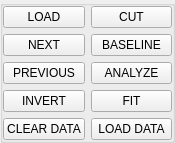
       <widget class="QGroupBox" name="groupBox">
        <property name="sizePolicy">
         <sizepolicy hsizetype="Fixed" vsizetype="Fixed">
          <horstretch>0</horstretch>
          <verstretch>0</verstretch>
         </sizepolicy>
        </property>
        <property name="minimumSize">
         <size>
          <width>175</width>
          <height>0</height>
         </size>
        </property>
        <property name="maximumSize">
         <size>
          <width>175</width>
          <height>150</height>
         </size>
        </property>
        <property name="alignment">
         <set>Qt::AlignCenter</set>
        </property>
        <layout class="QGridLayout" name="gridLayout_2">
         <property name="leftMargin">
          <number>0</number>
         </property>
         <property name="topMargin">
          <number>0</number>
         </property>
         <property name="rightMargin">
          <number>0</number>
         </property>
         <property name="bottomMargin">
          <number>0</number>
         </property>
         <item row="0" column="0">
          <widget class="QPushButton" name="loadbutton">
           <property name="sizePolicy">
            <sizepolicy hsizetype="Expanding" vsizetype="Expanding">
             <horstretch>0</horstretch>
             <verstretch>0</verstretch>
            </sizepolicy>
           </property>
           <property name="minimumSize">
            <size>
             <width>70</width>
             <height>0</height>
            </size>
           </property>
           <property name="maximumSize">
            <size>
             <width>16777215</width>
             <height>16777215</height>
            </size>
           </property>
           <property name="font">
            <font>
             <family>Arial</family>
             <pointsize>9</pointsize>
             <weight>50</weight>
             <bold>false</bold>
            </font>
           </property>
           <property name="layoutDirection">
            <enum>Qt::RightToLeft</enum>
           </property>
           <property name="autoFillBackground">
            <bool>false</bool>
           </property>
           <property name="text">
            <string>LOAD</string>
           </property>
          </widget>
         </item>
         <item row="0" column="1">
          <widget class="QPushButton" name="cutbutton">
           <property name="sizePolicy">
            <sizepolicy hsizetype="Expanding" vsizetype="Expanding">
             <horstretch>0</horstretch>
             <verstretch>0</verstretch>
            </sizepolicy>
           </property>
           <property name="minimumSize">
            <size>
             <width>70</width>
             <height>5</height>
            </size>
           </property>
           <property name="maximumSize">
            <size>
             <width>16777215</width>
             <height>16777215</height>
            </size>
           </property>
           <property name="font">
            <font>
             <family>Arial</family>
             <pointsize>9</pointsize>
             <weight>50</weight>
             <bold>false</bold>
            </font>
           </property>
           <property name="layoutDirection">
            <enum>Qt::LeftToRight</enum>
           </property>
           <property name="autoFillBackground">
            <bool>false</bool>
           </property>
           <property name="text">
            <string>CUT</string>
           </property>
          </widget>
         </item>
         <item row="1" column="0">
          <widget class="QPushButton" name="nextfilebutton">
           <property name="sizePolicy">
            <sizepolicy hsizetype="Expanding" vsizetype="Expanding">
             <horstretch>0</horstretch>
             <verstretch>0</verstretch>
            </sizepolicy>
           </property>
           <property name="minimumSize">
            <size>
             <width>70</width>
             <height>0</height>
            </size>
           </property>
           <property name="maximumSize">
            <size>
             <width>16777215</width>
             <height>16777215</height>
            </size>
           </property>
           <property name="font">
            <font>
             <family>Arial</family>
             <pointsize>9</pointsize>
             <weight>50</weight>
             <bold>false</bold>
            </font>
           </property>
           <property name="layoutDirection">
            <enum>Qt::LeftToRight</enum>
           </property>
           <property name="autoFillBackground">
            <bool>false</bool>
           </property>
           <property name="text">
            <string>NEXT</string>
           </property>
          </widget>
         </item>
         <item row="1" column="1">
          <widget class="QPushButton" name="baselinebutton">
           <property name="sizePolicy">
            <sizepolicy hsizetype="Expanding" vsizetype="Expanding">
             <horstretch>0</horstretch>
             <verstretch>0</verstretch>
            </sizepolicy>
           </property>
           <property name="minimumSize">
            <size>
             <width>70</width>
             <height>0</height>
            </size>
           </property>
           <property name="maximumSize">
            <size>
             <width>16777215</width>
             <height>16777215</height>
            </size>
           </property>
           <property name="font">
            <font>
             <family>Arial</family>
             <pointsize>9</pointsize>
             <weight>50</weight>
             <bold>false</bold>
            </font>
           </property>
           <property name="layoutDirection">
            <enum>Qt::LeftToRight</enum>
           </property>
           <property name="autoFillBackground">
            <bool>false</bool>
           </property>
           <property name="text">
            <string>BASELINE</string>
           </property>
          </widget>
         </item>
         <item row="2" column="0">
          <widget class="QPushButton" name="previousfilebutton">
           <property name="sizePolicy">
            <sizepolicy hsizetype="Expanding" vsizetype="Expanding">
             <horstretch>0</horstretch>
             <verstretch>0</verstretch>
            </sizepolicy>
           </property>
           <property name="minimumSize">
            <size>
             <width>70</width>
             <height>0</height>
            </size>
           </property>
           <property name="maximumSize">
            <size>
             <width>16777215</width>
             <height>16777215</height>
            </size>
           </property>
           <property name="font">
            <font>
             <family>Arial</family>
             <pointsize>9</pointsize>
             <weight>50</weight>
             <bold>false</bold>
            </font>
           </property>
           <property name="layoutDirection">
            <enum>Qt::LeftToRight</enum>
           </property>
           <property name="autoFillBackground">
            <bool>false</bool>
           </property>
           <property name="text">
            <string>PREVIOUS</string>
           </property>
          </widget>
         </item>
         <item row="2" column="1">
          <widget class="QPushButton" name="analyzebutton">
           <property name="sizePolicy">
            <sizepolicy hsizetype="Expanding" vsizetype="Expanding">
             <horstretch>0</horstretch>
             <verstretch>0</verstretch>
            </sizepolicy>
           </property>
           <property name="minimumSize">
            <size>
             <width>70</width>
             <height>0</height>
            </size>
           </property>
           <property name="maximumSize">
            <size>
             <width>16777215</width>
             <height>16777215</height>
            </size>
           </property>
           <property name="font">
            <font>
             <family>Arial</family>
             <pointsize>9</pointsize>
             <weight>50</weight>
             <bold>false</bold>
            </font>
           </property>
           <property name="layoutDirection">
            <enum>Qt::LeftToRight</enum>
           </property>
           <property name="autoFillBackground">
            <bool>false</bool>
           </property>
           <property name="text">
            <string>ANALYZE</string>
           </property>
          </widget>
         </item>
         <item row="3" column="0">
          <widget class="QPushButton" name="invertbutton">
           <property name="sizePolicy">
            <sizepolicy hsizetype="Expanding" vsizetype="Expanding">
             <horstretch>0</horstretch>
             <verstretch>0</verstretch>
            </sizepolicy>
           </property>
           <property name="minimumSize">
            <size>
             <width>70</width>
             <height>0</height>
            </size>
           </property>
           <property name="maximumSize">
            <size>
             <width>16777215</width>
             <height>16777215</height>
            </size>
           </property>
           <property name="font">
            <font>
             <family>Arial</family>
             <pointsize>9</pointsize>
             <weight>50</weight>
             <bold>false</bold>
            </font>
           </property>
           <property name="layoutDirection">
            <enum>Qt::LeftToRight</enum>
           </property>
           <property name="autoFillBackground">
            <bool>false</bool>
           </property>
           <property name="text">
            <string>INVERT</string>
           </property>
          </widget>
         </item>
         <item row="3" column="1">
          <widget class="QPushButton" name="fitbutton">
           <property name="sizePolicy">
            <sizepolicy hsizetype="Expanding" vsizetype="Expanding">
             <horstretch>0</horstretch>
             <verstretch>0</verstretch>
            </sizepolicy>
           </property>
           <property name="minimumSize">
            <size>
             <width>70</width>
             <height>0</height>
            </size>
           </property>
           <property name="maximumSize">
            <size>
             <width>16777215</width>
             <height>16777215</height>
            </size>
           </property>
           <property name="font">
            <font>
             <family>Arial</family>
             <pointsize>9</pointsize>
             <weight>50</weight>
             <bold>false</bold>
            </font>
           </property>
           <property name="layoutDirection">
            <enum>Qt::LeftToRight</enum>
           </property>
           <property name="autoFillBackground">
            <bool>false</bool>
           </property>
           <property name="text">
            <string>FIT</string>
           </property>
          </widget>
         </item>
         <item row="4" column="0">
          <widget class="QPushButton" name="clearscatterbutton">
           <property name="sizePolicy">
            <sizepolicy hsizetype="Expanding" vsizetype="Expanding">
             <horstretch>0</horstretch>
             <verstretch>0</verstretch>
            </sizepolicy>
           </property>
           <property name="minimumSize">
            <size>
             <width>70</width>
             <height>5</height>
            </size>
           </property>
           <property name="maximumSize">
            <size>
             <width>16777215</width>
             <height>16777215</height>
            </size>
           </property>
           <property name="font">
            <font>
             <family>Arial</family>
             <pointsize>9</pointsize>
             <weight>50</weight>
             <bold>false</bold>
            </font>
           </property>
           <property name="layoutDirection">
            <enum>Qt::LeftToRight</enum>
           </property>
           <property name="autoFillBackground">
            <bool>false</bool>
           </property>
           <property name="text">
            <string>CLEAR DATA</string>
           </property>
          </widget>
         </item>
         <item row="4" column="1">
          <widget class="QPushButton" name="loaddatabutton">
           <property name="sizePolicy">
            <sizepolicy hsizetype="Expanding" vsizetype="Expanding">
             <horstretch>0</horstretch>
             <verstretch>0</verstretch>
            </sizepolicy>
           </property>
           <property name="minimumSize">
            <size>
             <width>70</width>
             <height>0</height>
            </size>
           </property>
           <property name="maximumSize">
            <size>
             <width>16777215</width>
             <height>16777215</height>
            </size>
           </property>
           <property name="font">
            <font>
             <family>Arial</family>
             <pointsize>9</pointsize>
             <weight>50</weight>
             <bold>false</bold>
            </font>
           </property>
           <property name="layoutDirection">
            <enum>Qt::LeftToRight</enum>
           </property>
           <property name="autoFillBackground">
            <bool>false</bool>
           </property>
           <property name="text">
            <string>LOAD DATA</string>
           </property>
          </widget>
         </item>
        </layout>
       </widget>
